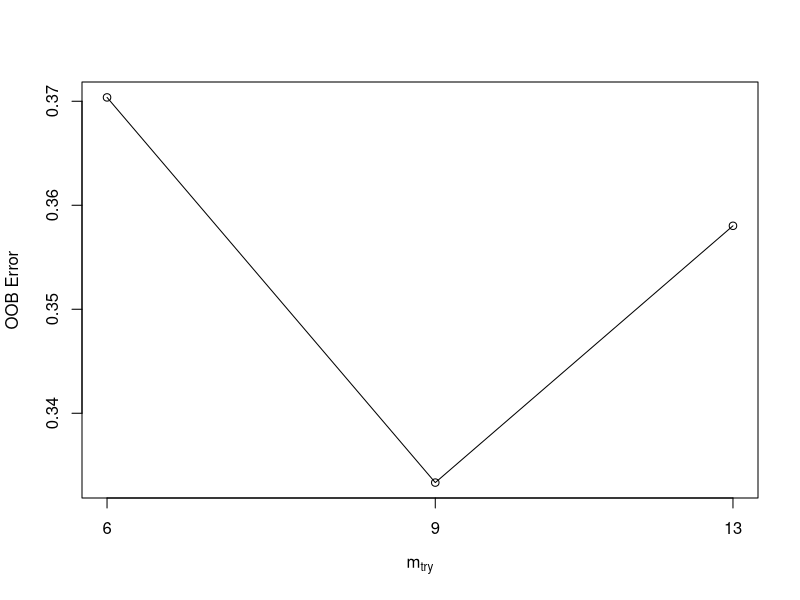
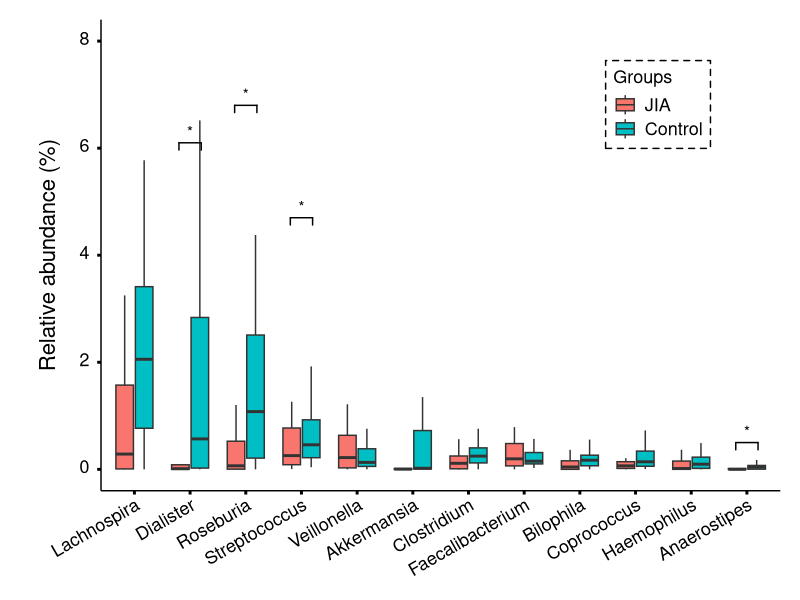

Write R code to recreate these figures, in order.
library(randomForest)
library(reshape2)
library(ggplot2)
library(cowplot)
library(ggsignif)

###Load and pre-process data
mydata <- read.csv('Table_S9.csv', skip=1, header=T)
mydata[1:5, 1:10]
genera <- mydata[,-c(1,2,3,4,6)]  #Delete taxonomy except Genus
genera_sum <- aggregate(genera[ ,-1], by=list(genera[ ,1]), sum)
rownames(genera_sum) <- genera_sum[, 1]
otu_g <- genera_sum[,-1]
otu.t <- data.frame(t(otu_g))
df <- otu.t/rowSums(otu.t)
rowSums(df)
group_letter <- substring(rownames(df), 1, 1)
g <- ifelse(group_letter=="P", "JIA", "Control")
df$aa <- g
df <- df[,order(colnames(df), decreasing=F)]
str(df)
df$aa <- as.factor(df$aa)
str(df)
df[1:5, 1:10]

###Select an optimal mtry, and then perform random forest analysis using all microbiota.
#Select an optimal mtry
set.seed(100)
m.try <- tuneRF(df[-1], df$aa, ntreeTry=500, stepFactor=1.5, improve=0.01, trace=TRUE)
m.try[m.try[,2] == min(m.try[,2]), 1]  #The optimal mtry is 9 for genera; 5 for family; 4 for order; 2 for class; 2 for phylum

#Perform random forest analysis using all microbiota
set.seed(95)
rf <- randomForest(aa~., data=df, ntree=500, mtry=2, na.action=na.omit, importance=TRUE)
rf  #OOB: OTU(34.57%); Genera(32.1%); Family(39.51%); Order(40.74%); Class(38.27%); Phylum(53.09%)

###Pick out the first 12 genera, and then calculate the medians and IQRs of abundance in the two groups
im <- as.data.frame(rf$importance)
im <- im[order(im$MeanDecreaseGini, decreasing=T),]
im <- im[1:12,]
d <- df[,c("aa", rownames(im))]

sub_con <- subset(d, aa=="Control")
sub_jia <- subset(d, aa=="JIA")
con <- as.data.frame(apply(sub_con[,-1], 2, median)*100)
jia <- as.data.frame(apply(sub_jia[,-1], 2, median)*100)
per <- merge.data.frame(jia, con, by="row.names")
rownames(per) <- per[,1]
per <- per[,-1]
colnames(per) <- c("jia", "con")
subset(per, per$jia > per$con)
subset(per, per$jia < per$con)

d$aa <- factor(d$aa, levels=c("JIA", "Control"))
zw <- apply(d[,-1], 2, median)
sort(zw, decreasing=T)

md <- melt(d, id=c("aa"))  #reshape the data
fac <- names(sort(tapply(md$value, md$variable, IQR), decreasing=T))
md$variable <- factor(md$variable, levels=fac)

###visualization
ggplot(data=md, aes(x=variable, y=value*100, fill=aa)) + geom_boxplot(width=0.7, outlier.color="white") +
  scale_y_continuous(name='Relative abundance (%)', limits=c(0,8), breaks=c(seq(0,8,2))) +
  geom_signif(annotations = c("*","*","*","*"), y_position=c(6.1, 6.8, 4.7, 0.5),
              xmin=c(1.8, 2.8, 3.8, 11.8), xmax=c(2.2, 3.2, 4.2, 12.2), tip_length=0.005)+
  guides(fill=guide_legend('Groups')) +
  theme(panel.background=element_rect(fill="white"),
        plot.margin=unit(c(0.5,0.5,0.5,1.5), "cm"),
        axis.title.y=element_text(size=16, vjust=5),
        axis.title.x=element_blank(),
        axis.text.y=element_text(color='black', size=13, angle=1, hjust=-15),
        axis.text.x=element_text(color='black', size=13, angle=30, hjust=1, vjust=1),
        axis.line=element_line(),
        axis.ticks=element_line(color='black', size=1),
        legend.position=c(0.82, 0.82),
        legend.background=element_rect(color='black', linetype=2),
        legend.title=element_text(color='black', size=13),
        legend.text=element_text(color='black', size=13))


